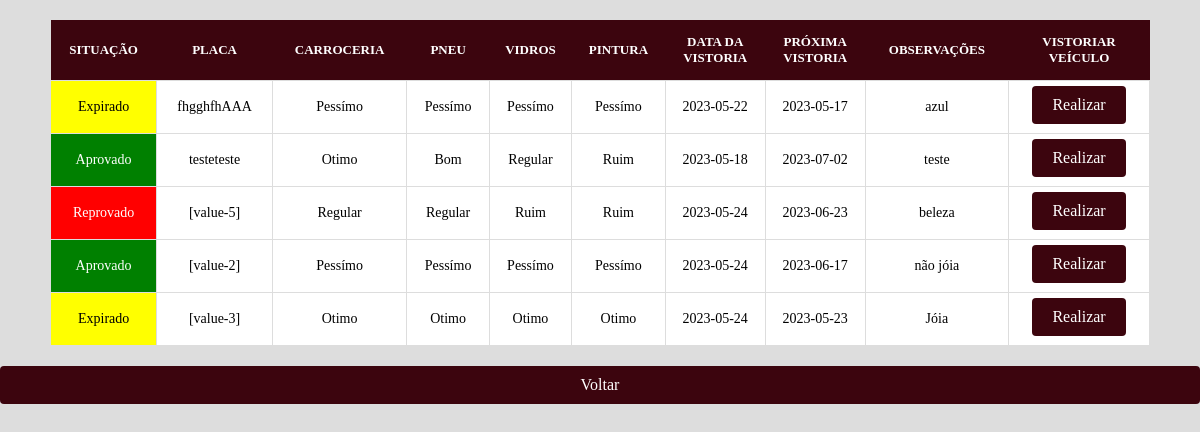
Page /taruma/visualizarvistoria.php (signed in) on the committed database.
### tables this page shows
CREATE TABLE `vistoria` (
  `id` bigint(20) UNSIGNED NOT NULL,
  `carroceria` varchar(255) NOT NULL,
  `pneu` varchar(255) NOT NULL,
  `vidros` varchar(255) NOT NULL,
  `pintura` varchar(255) NOT NULL,
  `situacao` varchar(30) NOT NULL,
  `observacoes` varchar(255) NOT NULL,
  `dataatual` date NOT NULL,
  `dataprox` date NOT NULL,
  `placa` varchar(255) NOT NULL
);

### taruma/visualizarvistoria.php (the view, shortened to what this page needs)
<!DOCTYPE html>
<html lang="pt-BR">
<?php
include('conexao.php');
$prioridade = isset($_SESSION['prioridade']) ? $_SESSION['prioridade'] : null;
$sql = "SELECT * FROM vistoria ";
$result = mysqli_query($link, $sql) or die('Query failed: ' . mysqli_error($link));
?>
<head>
    <link rel="stylesheet" href="css/styleTabelas.css">
</head>
<body>
    <table>
        <thead>
            <th>SITUAÇÃO</th>
            <th>PLACA</th>
            <th>CARROCERIA</th>
            <th>PNEU</th>
            <th>VIDROS</th>
            <th>PINTURA</th>
            <th>DATA DA VISTORIA</th>
            <th>PRÓXIMA VISTORIA</th>
            <th>OBSERVAÇÕES</th>
            <?php
            if ($prioridade >= 50) { ?>
                <th>VISTORIAR VEÍCULO</th>
            <?php } ?>
        </thead>
        <tbody>
            <?php
            while ($row = mysqli_fetch_array($result, MYSQLI_ASSOC)) { ?>
                <tr>
                    <?php
                    if (strtotime($row['dataprox']) < strtotime(date('Y-m-d'))) {
                        $row['situacao'] = 'Expirado';
                    } ?>
                    <td class="<?= ($row['situacao'] === 'Aprovado' && strtotime($row['dataprox']) >= strtotime(date('Y-m-d'))) ? 'green' : ($row['situacao'] === 'Reprovado' ? 'red' : (strtotime($row['dataprox']) < strtotime(date('Y-m-d')) ? 'yellow' : '')) ?>"><?= ($row['situacao'] === 'Pendente' && strtotime($row['dataprox']) < strtotime(date('Y-m-d'))) ? 'Pendente' : $row['situacao'] ?></td>
                    <td><?= $row['placa'] ?></td>
                    <td><?= $row['carroceria'] ?></td>
                    <td><?= $row['pneu'] ?></td>
                    <td><?= $row['vidros'] ?></td>
                    <td><?= $row['pintura'] ?></td>
                    <td><?= $row['dataatual'] ?></td>
                    <td ><?= $row['dataprox'] ?></td>
                    <td><?= $row['observacoes'] ?></td>
                    <?php
                    if ($prioridade >= 50) {
                        $dados_query = http_build_query($row);
                        $url_destino = "vistoria.php?" . $dados_query;
                    ?>
                        <td><a class="botao" href="<?= $url_destino ?>" <?= http_build_query($row) ?>>Realizar</a></td>
                    <?php } ?>
                </tr>
            <?php }
            ?>
        </tbody>
    </table>
    <a class="botao" href="menu.php">Voltar</a>
</body>
</html>

### taruma/css/styleTabelas.css (style rules this page uses)
* { margin: 0; overflow-x: hidden; font-family: Cambria, Cochin, Georgia, Times, 'Times New Roman', serif; }
html, body { width: 100%; height: 100%; margin: 0; padding: 0; }
body { display: flex; flex-direction: column; background-color: #ddd; position: relative; height: 100%; min-height: 100%; }
table { border-collapse: collapse; margin: 20px 50px; }
thead { border: 0; }
tbody { border: 0; }
th { height: 50px; width: 50px; font-size: 13px; font-weight: bold; text-align: center; color: white; background-color: #3c050e; padding: 5px; }
td { height: 30px; width: 50px; text-align: center; font-size: 14px; background: white; color: black; border: 1px solid #ddd; padding: 5px; }
a { font-size: 14px; color: black; text-decoration: none; }
.green { background-color: green; color: white; }
.red { background-color: red; color: white; }
.yellow { background-color: yellow; }
a { display: inline-block; padding: 10px 20px; font-size: 16px; text-align: center; text-decoration: none; background-color: #3c050e; color: white; border-radius: 4px; transition: background-color 0.3s; }

### rows in the picture
vistoria: situacao "Expirado", placa "fhgghfhAAA", carroceria "Pessímo", pneu "Pessímo", vidros "Pessímo", pintura "Pessímo", dataatual "2023-05-22", dataprox "2023-05-17", observacoes "azul"
vistoria: situacao "Aprovado", placa "testeteste", carroceria "Otimo", pneu "Bom", vidros "Regular", pintura "Ruim", dataatual "2023-05-18", dataprox "2023-07-02", observacoes "teste"
vistoria: situacao "Reprovado", placa "[value-5]", carroceria "Regular", pneu "Regular", vidros "Ruim", pintura "Ruim", dataatual "2023-05-24", dataprox "2023-06-23", observacoes "beleza"
vistoria: situacao "Aprovado", placa "[value-2]", carroceria "Pessímo", pneu "Pessímo", vidros "Pessímo", pintura "Pessímo", dataatual "2023-05-24", dataprox "2023-06-17", observacoes "não jóia"
vistoria: situacao "Expirado", placa "[value-3]", carroceria "Otimo", pneu "Otimo", vidros "Otimo", pintura "Otimo", dataatual "2023-05-24", dataprox "2023-05-23", observacoes "Jóia"
